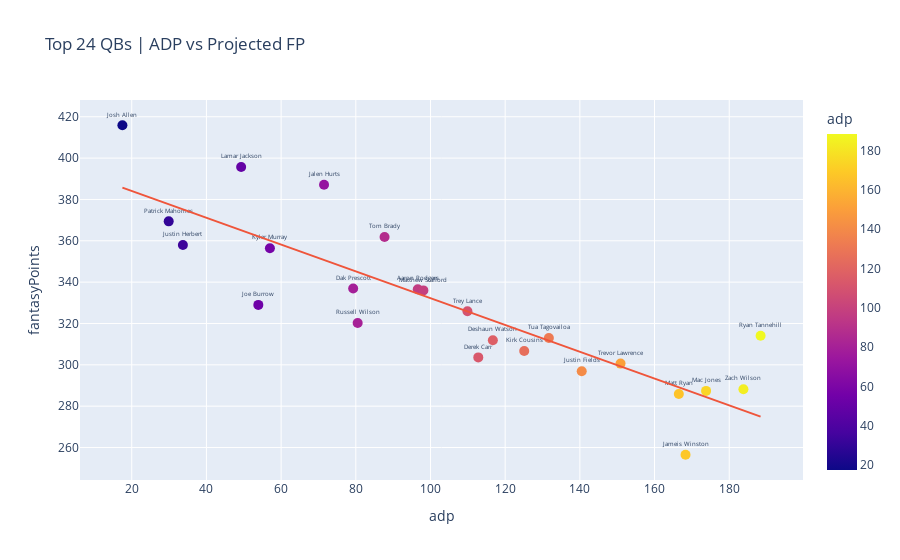
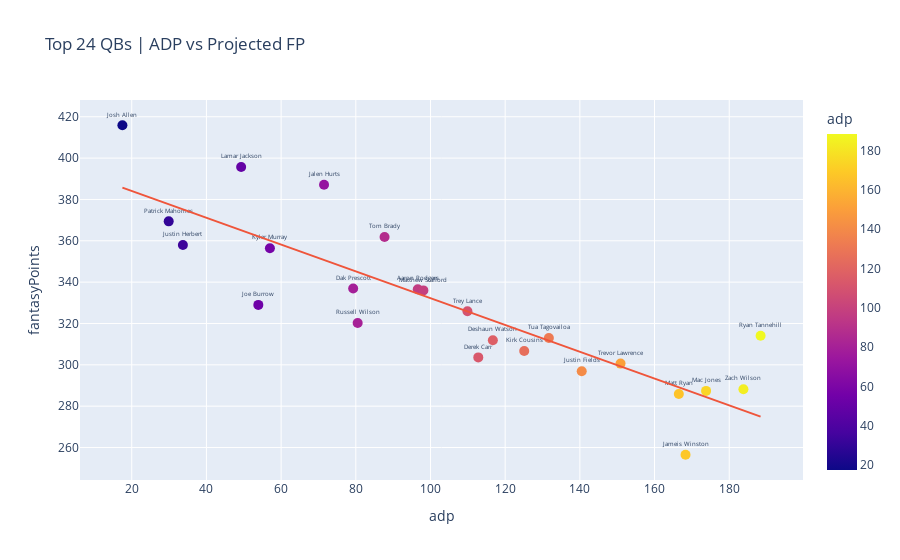

The cell these charts' notebook holds for them, in order:
### Code cell
# create scatterplot comparing adp vs projected fantasy points for top 24 QBs
qb_24 = qb.head(24)

fig = px.scatter(qb_24, x="adp", y="fantasyPoints", color='adp', text='playerName', hover_data=['playerName', 'teamName'], trendline="ols", title="Top 24 QBs | ADP vs Projected FP")
fig.update_traces(marker_size=10)
fig.update_traces(textposition='top center', textfont_size=6)
fig.show()
fig.write_html("fig/qb_scatter.html")
fig.write_image("images/qb_scatter.png")

### Figure 1 — Plotly figure (JSON) as saved in the notebook; plotly's stock layout.template omitted (floating-point values rounded to 4 significant figures)
{"data": [{"customdata": [["Josh Allen", "BUF"], ["Patrick Mahomes", "KC"], ["Justin Herbert", "LAC"], ["Lamar Jackson", "BAL"], ["Joe Burrow", "CIN"], ["Kyler Murray", "ARI"], ["Jalen Hurts", "PHI"], ["Dak Prescott", "DAL"], ["Russell Wilson", "DEN"], ["Tom Brady", "TB"], ["Aaron Rodgers", "GB"], ["Matthew Stafford", "LAR"], ["Trey Lance", "SF"], ["Derek Carr", "LV"], ["Deshaun Watson", "CLE"], ["Kirk Cousins", "MIN"], ["Tua Tagovailoa", "MIA"], ["Justin Fields", "CHI"], ["Trevor Lawrence", "JAX"], ["Matt Ryan", "IND"], ["Jameis Winston", "NO"], ["Mac Jones", "NE"], ["Zach Wilson", "NYJ"], ["Ryan Tannehill", "TEN"]], "hovertemplate": "adp=%{marker.color}<br>fantasyPoints=%{y}<br>playerName=%{customdata[0]}<br>teamName=%{customdata[1]}<extra></extra>", "legendgroup": "", "marker": {"color": [17.5, 29.9, 33.7, 49.3, 53.9, 57, 71.5, 79.3, 80.5, 87.7, 96.6, 98.1, 109.9, 112.8, 116.7, 125.1, 131.7, 140.5, 150.9, 166.5, 168.3, 173.8, 183.8, 188.4], "coloraxis": "coloraxis", "size": 10, "symbol": "circle"}, "mode": "markers+text", "name": "", "orientation": "v", "showlegend": false, "text": ["Josh Allen", "Patrick Mahomes", "Justin Herbert", "Lamar Jackson", "Joe Burrow", "Kyler Murray", "Jalen Hurts", "Dak Prescott", "Russell Wilson", "Tom Brady", "Aaron Rodgers", "Matthew Stafford", "Trey Lance", "Derek Carr", "Deshaun Watson", "Kirk Cousins", "Tua Tagovailoa", "Justin Fields", "Trevor Lawrence", "Matt Ryan", "Jameis Winston", "Mac Jones", "Zach Wilson", "Ryan Tannehill"], "textfont": {"size": 6}, "textposition": "top center", "type": "scatter", "x": [17.5, 29.9, 33.7, 49.3, 53.9, 57, 71.5, 79.3, 80.5, 87.7, 96.6, 98.1, 109.9, 112.8, 116.7, 125.1, 131.7, 140.5, 150.9, 166.5, 168.3, 173.8, 183.8, 188.4], "xaxis": "x", "y": [415.9, 369.4, 358, 395.7, 329, 356.4, 387.1, 336.9, 320.2, 361.8, 336.6, 336, 325.9, 303.6, 311.9, 306.7, 313, 296.9, 300.6, 285.9, 256.5, 287.4, 288.2, 314.1], "yaxis": "y"}, {"hovertemplate": "<b>OLS trendline</b><br>fantasyPoints = -0.64843 * adp + 397.081<br>R<sup>2</sup>=0.732819<br><br>adp=%{x}<br>fantasyPoints=%{y} <b>(trend)</b><extra></extra>", "legendgroup": "", "marker": {"size": 10, "symbol": "circle"}, "mode": "lines", "name": "", "showlegend": false, "textfont": {"size": 6}, "textposition": "top center", "type": "scatter", "x": [17.5, 29.9, 33.7, 49.3, 53.9, 57, 71.5, 79.3, 80.5, 87.7, 96.6, 98.1, 109.9, 112.8, 116.7, 125.1, 131.7, 140.5, 150.9, 166.5, 168.3, 173.8, 183.8, 188.4], "xaxis": "x", "y": [385.7, 377.7, 375.2, 365.1, 362.1, 360.1, 350.7, 345.7, 344.9, 340.2, 334.4, 333.5, 325.8, 323.9, 321.4, 316.0, 311.7, 306.0, 299.2, 289.1, 288.0, 284.4, 277.9, 274.9], "yaxis": "y"}], "layout": {"coloraxis": {"colorbar": {"title": {"text": "adp"}}, "colorscale": [[0, "#0d0887"], [0.1111, "#46039f"], [0.2222, "#7201a8"], [0.3333, "#9c179e"], [0.4444, "#bd3786"], [0.5556, "#d8576b"], [0.6667, "#ed7953"], [0.7778, "#fb9f3a"], [0.8889, "#fdca26"], [1, "#f0f921"]]}, "legend": {"tracegroupgap": 0}, "title": {"text": "Top 24 QBs | ADP vs Projected FP"}, "xaxis": {"anchor": "y", "domain": [0, 1], "title": {"text": "adp"}}, "yaxis": {"anchor": "x", "domain": [0, 1], "title": {"text": "fantasyPoints"}}}}

### Figure 2 — Plotly figure (JSON) as saved in the notebook; plotly's stock layout.template omitted (floating-point values rounded to 4 significant figures)
{"data": [{"customdata": [["Josh Allen", "BUF"], ["Patrick Mahomes", "KC"], ["Justin Herbert", "LAC"], ["Lamar Jackson", "BAL"], ["Joe Burrow", "CIN"], ["Kyler Murray", "ARI"], ["Jalen Hurts", "PHI"], ["Dak Prescott", "DAL"], ["Russell Wilson", "DEN"], ["Tom Brady", "TB"], ["Aaron Rodgers", "GB"], ["Matthew Stafford", "LAR"], ["Trey Lance", "SF"], ["Derek Carr", "LV"], ["Deshaun Watson", "CLE"], ["Kirk Cousins", "MIN"], ["Tua Tagovailoa", "MIA"], ["Justin Fields", "CHI"], ["Trevor Lawrence", "JAX"], ["Matt Ryan", "IND"], ["Jameis Winston", "NO"], ["Mac Jones", "NE"], ["Zach Wilson", "NYJ"], ["Ryan Tannehill", "TEN"]], "hovertemplate": "adp=%{marker.color}<br>fantasyPoints=%{y}<br>playerName=%{customdata[0]}<br>teamName=%{customdata[1]}<extra></extra>", "legendgroup": "", "marker": {"color": [17.5, 29.9, 33.7, 49.3, 53.9, 57, 71.5, 79.3, 80.5, 87.7, 96.6, 98.1, 109.9, 112.8, 116.7, 125.1, 131.7, 140.5, 150.9, 166.5, 168.3, 173.8, 183.8, 188.4], "coloraxis": "coloraxis", "size": 10, "symbol": "circle"}, "mode": "markers+text", "name": "", "orientation": "v", "showlegend": false, "text": ["Josh Allen", "Patrick Mahomes", "Justin Herbert", "Lamar Jackson", "Joe Burrow", "Kyler Murray", "Jalen Hurts", "Dak Prescott", "Russell Wilson", "Tom Brady", "Aaron Rodgers", "Matthew Stafford", "Trey Lance", "Derek Carr", "Deshaun Watson", "Kirk Cousins", "Tua Tagovailoa", "Justin Fields", "Trevor Lawrence", "Matt Ryan", "Jameis Winston", "Mac Jones", "Zach Wilson", "Ryan Tannehill"], "textfont": {"size": 6}, "textposition": "top center", "type": "scatter", "x": [17.5, 29.9, 33.7, 49.3, 53.9, 57, 71.5, 79.3, 80.5, 87.7, 96.6, 98.1, 109.9, 112.8, 116.7, 125.1, 131.7, 140.5, 150.9, 166.5, 168.3, 173.8, 183.8, 188.4], "xaxis": "x", "y": [415.9, 369.4, 358, 395.7, 329, 356.4, 387.1, 336.9, 320.2, 361.8, 336.6, 336, 325.9, 303.6, 311.9, 306.7, 313, 296.9, 300.6, 285.9, 256.5, 287.4, 288.2, 314.1], "yaxis": "y"}, {"hovertemplate": "<b>OLS trendline</b><br>fantasyPoints = -0.64843 * adp + 397.081<br>R<sup>2</sup>=0.732819<br><br>adp=%{x}<br>fantasyPoints=%{y} <b>(trend)</b><extra></extra>", "legendgroup": "", "marker": {"size": 10, "symbol": "circle"}, "mode": "lines", "name": "", "showlegend": false, "textfont": {"size": 6}, "textposition": "top center", "type": "scatter", "x": [17.5, 29.9, 33.7, 49.3, 53.9, 57, 71.5, 79.3, 80.5, 87.7, 96.6, 98.1, 109.9, 112.8, 116.7, 125.1, 131.7, 140.5, 150.9, 166.5, 168.3, 173.8, 183.8, 188.4], "xaxis": "x", "y": [385.7, 377.7, 375.2, 365.1, 362.1, 360.1, 350.7, 345.7, 344.9, 340.2, 334.4, 333.5, 325.8, 323.9, 321.4, 316.0, 311.7, 306.0, 299.2, 289.1, 288.0, 284.4, 277.9, 274.9], "yaxis": "y"}], "layout": {"coloraxis": {"colorbar": {"title": {"text": "adp"}}, "colorscale": [[0, "#0d0887"], [0.1111, "#46039f"], [0.2222, "#7201a8"], [0.3333, "#9c179e"], [0.4444, "#bd3786"], [0.5556, "#d8576b"], [0.6667, "#ed7953"], [0.7778, "#fb9f3a"], [0.8889, "#fdca26"], [1, "#f0f921"]]}, "legend": {"tracegroupgap": 0}, "title": {"text": "Top 24 QBs | ADP vs Projected FP"}, "xaxis": {"anchor": "y", "domain": [0, 1], "title": {"text": "adp"}}, "yaxis": {"anchor": "x", "domain": [0, 1], "title": {"text": "fantasyPoints"}}}}
